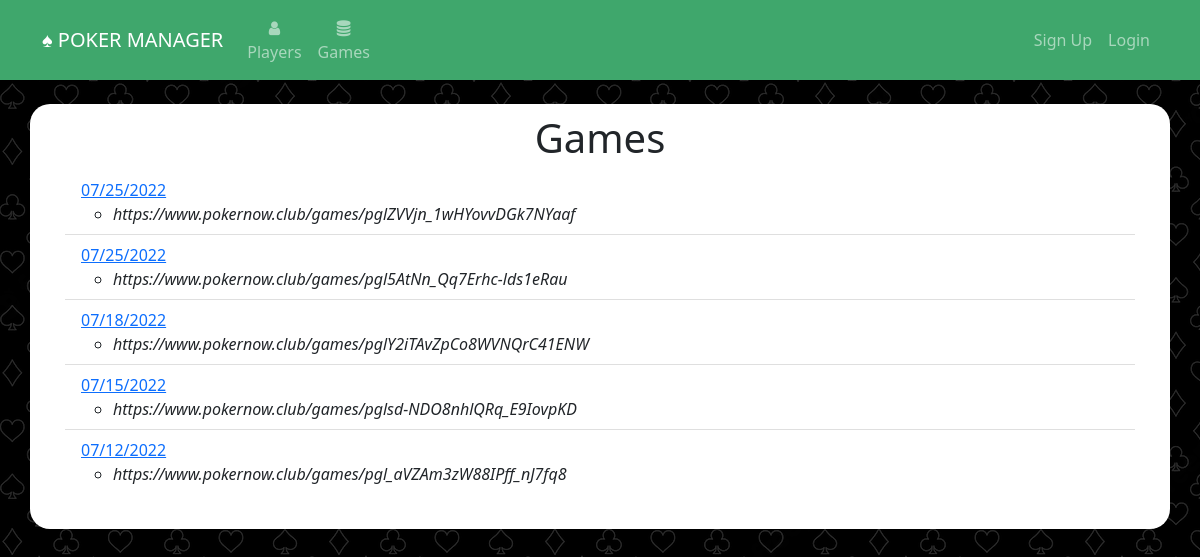
/games, run on the app's committed database.
### website/models.py (models this page shows)
class Game(db.Model):
	id = db.Column(db.Integer, primary_key=True)
	settled = db.Column(db.Boolean)
	date = db.Column(db.DateTime(timezone=True), default=func.now())
	urls = db.relationship('Url', backref='game')
	payments = db.relationship('Payment', backref='game')
	earnings = db.relationship('Earning', backref='game')
	buyins = db.Column(db.Integer)

class Url(db.Model):
	id = db.Column(db.Integer, primary_key=True)
	url =  db.Column(db.String(300), unique=True)
	game_id = db.Column(db.Integer, db.ForeignKey('game.id'))

### website/views.py (the view)
@views.route('/games', methods=['GET','POST'])
def games():
	games = Game.query.order_by(Game.date.desc()).all()
	return render_template("games.html", user=current_user, games=games)

### website/templates/games.html (shortened to what this page needs)
{% extends "base.html" %}
{% block content %}
<h1 align="center">Games</h1>
<ul class="list-group list-group-flush" id="notes">
	{% for game in games %}
	<li class="list-group-item">
		<div class=" clearfix">
		<a href="{{url_for('views.payout', game_id=game.id)}}" >{{ game.date.strftime("%m/%d/%Y") }}</a>
		<ul>
			{% for url in game.urls %}
			<li><i>{{url.url}}</i></li>
			{% endfor %}
		</ul>
		</div>
	</li>
	{% endfor %}
</ul>
{% endblock %}

### website/static/style.css (style rules this page uses)
body { height: 100%; background-image: url('card_suits4.png'); }

### data on the page
Game: date "07/25/2022"
Url: url "https://www.pokernow.club/games/pglZVVjn_1wHYovvDGk7NYaaf"
Game: date "07/25/2022"
Url: url "https://www.pokernow.club/games/pgl5AtNn_Qq7Erhc-lds1eRau"
Game: date "07/18/2022"
Url: url "https://www.pokernow.club/games/pglY2iTAvZpCo8WVNQrC41ENW"
Game: date "07/15/2022"
Url: url "https://www.pokernow.club/games/pglsd-NDO8nhlQRq_E9IovpKD"
Game: date "07/12/2022"
Url: url "https://www.pokernow.club/games/pgl_aVZAm3zW88IPff_nJ7fq8"
